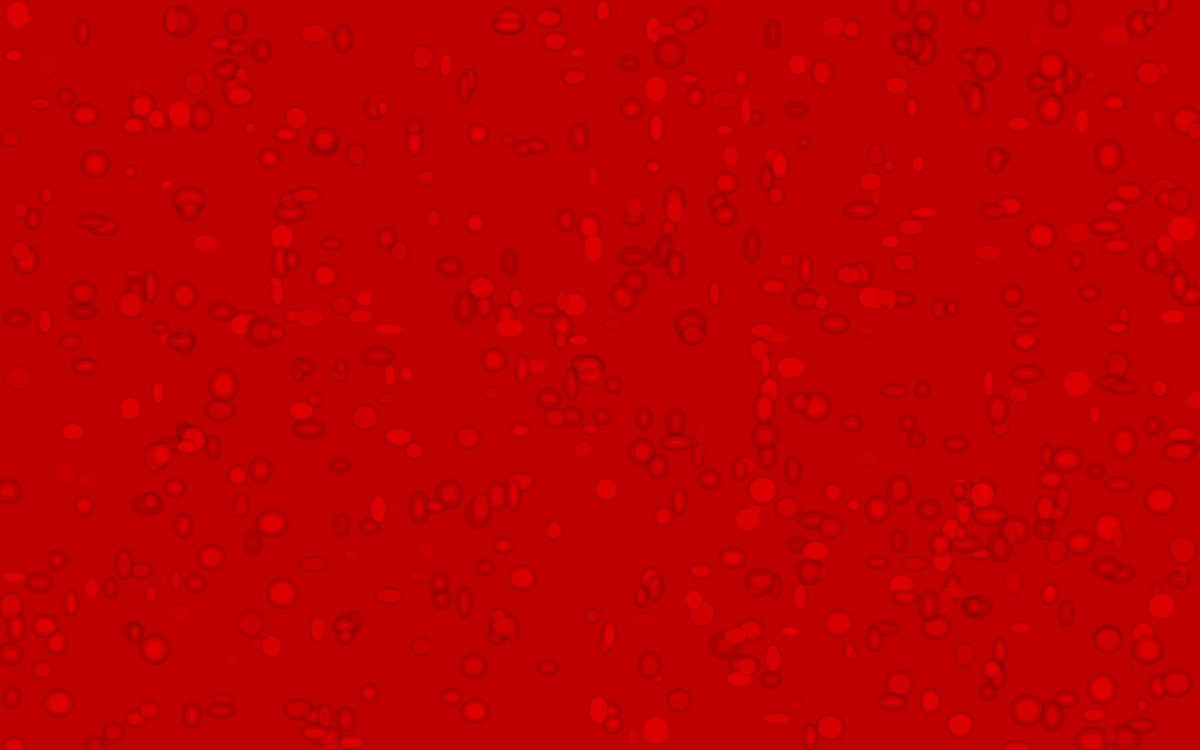
Frame 1 (no input)
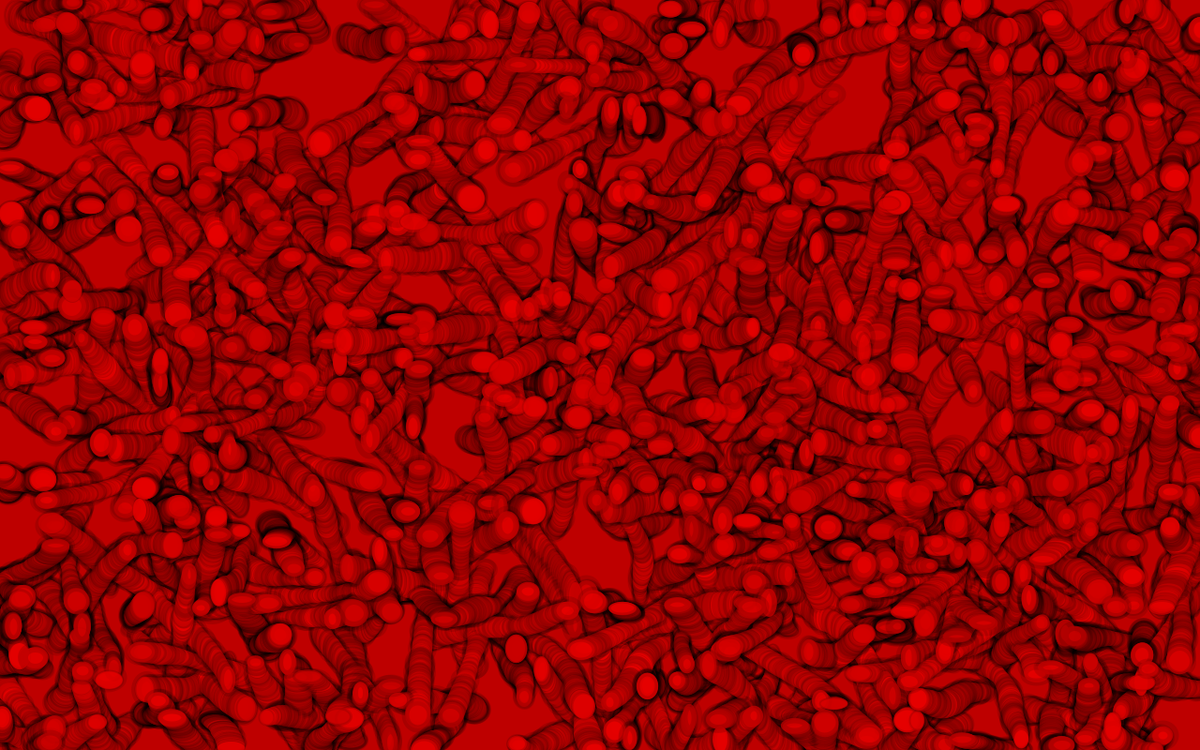
Frame 60 (the mouse pressed at the canvas centre just before this capture)
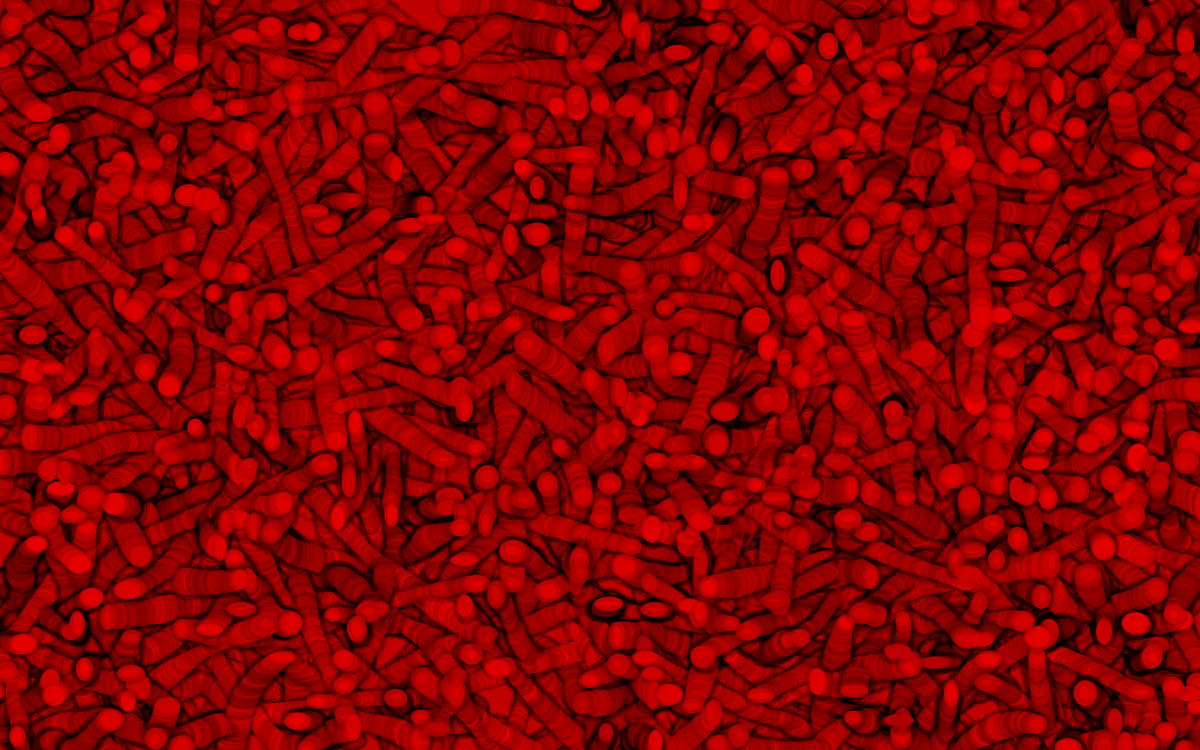
Frame 120 (the mouse held since frame 60 and released just before this capture)

The Processing sketch that drew these frames (run headless with seeded random() and noise(); from frame 60 on, the mouse is pressed at the canvas centre):

// Processing sketch: processing_138517
// ── processing_138517.pde

// TWO SENTENCE ARTISTIC STATEMENT

// I tried two different methods of defining the palette - one upon start and another within the setup, using loops
color[] dexter = {
  color(190, 0, 0, 200), 
  color(200, 0, 0, 200), 
  color(210, 0, 0, 200), 
  color(220, 0, 0, 200), 
  color(230, 0, 0, 200), 
  color(240, 0, 0, 200)
};
// Try another way:)
color[] breakingBad=new color[10];
color[] deepBlue=new color[10];
color[] theThing=new color[10];
color[] palette;


// I want a lot of cirlces on a lot of positions :)
float xpos [] = new float[1000];
float ypos [] = new float[1000];
float xadd [] = new float[1000];
float yadd [] = new float[1000];
float xwid [] = new float[1000];
float ywid [] = new float[1000];
float wadd [] = new float[1000];
int cykles = 1;
float theStroke = 10;
float strokeAdd = .05;
int numberOfCirles = 600;
//Create setup code block
void setup() {
  size(1280, 800);
  //Create the other color palettes
  for (int i=0; i < 10; i++) {         
    breakingBad[i]=color(0, 150+i*10, 0, 200);
    deepBlue[i]=color(0, 200, 150+i*10, 200);
    theThing[i]=color(150+i*10, 0, 0, 20);
  }
  // Set up the circle coordinates and 'iterators'
  for (int i=0;i<numberOfCirles;i++) {
    xpos[i] = random (1, width);
    ypos[i] = random (1, height);
    xadd[i] = random (-2, 2);
    yadd[i] = random (-2, 2);
    wadd[i] = random (0, 1);
    xwid[i] = random (10, 30);
    ywid[i] = random (10, 30);
  }
  palette= dexter;
  background(palette[0]);
}

//Create the draw code block
void draw() {
  theStroke+=strokeAdd   ; 
  if (theStroke>50 || theStroke<10) {
    strokeAdd=-strokeAdd;
  }
  cykles++;
  if (cykles >400) {
    cykles=1;
    switch(int(random(0, 3) )) {
    case 0: 
      palette= dexter;
      break;
    case 1: 
      palette= deepBlue;
      break;
    case 2: 
      palette= theThing;
      break;
    default:             
      palette= dexter;
      break;
    }
  }
  for (int i=0; i < numberOfCirles; i++) {  
    stroke(0, 0, 0, 30);
    strokeWeight(int(random(1, theStroke)));
    fill(palette[int(random(1, 5))]);
    ellipse(xpos[i], ypos[i], xwid[i], ywid[i]);
    xpos[i]+=xadd[i];
    ypos[i]+=yadd[i];
    xwid[i]+=wadd[i];
    ywid[i]+=wadd[i];
    if ( xwid[i]>30) {
      wadd[i]=random(-1, 0);
    }
    else if ( xwid[i]<15  ) {
      wadd[i]=random(0, 1);
    }
    else if ( ywid[i]>30) {
      wadd[i]=random(-1, 0);
    }
    else if ( ywid[i]<15  ) {
      wadd[i]=random(0, 1);
    }
    if (xpos[i]>width) {
      xadd[i]=random(-2, 0);
    }
    if (xpos[i]<1) {
      xadd[i]=random(0, 2);
    }
    if (ypos[i]>height) {
      yadd[i]=random(-2, 0);
    }
    if (ypos[i]<1) {
      yadd[i]=random(0, 2);
    }
    yadd[i]=yadd[i]+random(-0.25, 0.25);   
    xadd[i]=xadd[i]+random(-0.25, 0.25);
  }
}
